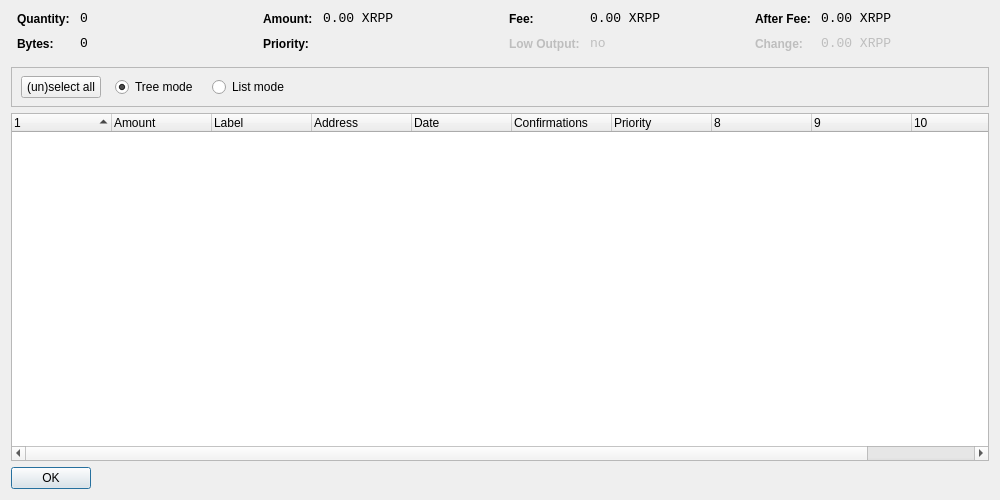
<?xml version="1.0" encoding="UTF-8"?>
<ui version="4.0">
 <class>CoinControlDialog</class>
 <widget class="QDialog" name="CoinControlDialog">
  <property name="geometry">
   <rect>
    <x>0</x>
    <y>0</y>
    <width>1000</width>
    <height>500</height>
   </rect>
  </property>
  <property name="windowTitle">
   <string>Coin Control</string>
  </property>
  <layout class="QVBoxLayout" name="verticalLayout">
   <item>
    <layout class="QHBoxLayout" name="horizontalLayoutTop" stretch="0,0,0,0">
     <property name="topMargin">
      <number>0</number>
     </property>
     <property name="bottomMargin">
      <number>10</number>
     </property>
     <item>
      <layout class="QFormLayout" name="formLayoutCoinControl1">
       <property name="horizontalSpacing">
        <number>10</number>
       </property>
       <property name="verticalSpacing">
        <number>10</number>
       </property>
       <property name="leftMargin">
        <number>6</number>
       </property>
       <property name="rightMargin">
        <number>6</number>
       </property>
       <item row="0" column="0">
        <widget class="QLabel" name="labelCoinControlQuantityText">
         <property name="styleSheet">
          <string notr="true">font-weight:bold;</string>
         </property>
         <property name="text">
          <string>Quantity:</string>
         </property>
        </widget>
       </item>
       <item row="0" column="1">
        <widget class="QLabel" name="labelCoinControlQuantity">
         <property name="font">
          <font>
           <family>Monospace</family>
           <pointsize>10</pointsize>
          </font>
         </property>
         <property name="cursor">
          <cursorShape>IBeamCursor</cursorShape>
         </property>
         <property name="contextMenuPolicy">
          <enum>Qt::ActionsContextMenu</enum>
         </property>
         <property name="text">
          <string notr="true">0</string>
         </property>
         <property name="textInteractionFlags">
          <set>Qt::LinksAccessibleByMouse|Qt::TextSelectableByKeyboard|Qt::TextSelectableByMouse</set>
         </property>
        </widget>
       </item>
       <item row="1" column="0">
        <widget class="QLabel" name="labelCoinControlBytesText">
         <property name="styleSheet">
          <string notr="true">font-weight:bold;</string>
         </property>
         <property name="text">
          <string>Bytes:</string>
         </property>
        </widget>
       </item>
       <item row="1" column="1">
        <widget class="QLabel" name="labelCoinControlBytes">
         <property name="font">
          <font>
           <family>Monospace</family>
           <pointsize>10</pointsize>
          </font>
         </property>
         <property name="cursor">
          <cursorShape>IBeamCursor</cursorShape>
         </property>
         <property name="contextMenuPolicy">
          <enum>Qt::ActionsContextMenu</enum>
         </property>
         <property name="text">
          <string notr="true">0</string>
         </property>
         <property name="textInteractionFlags">
          <set>Qt::LinksAccessibleByMouse|Qt::TextSelectableByKeyboard|Qt::TextSelectableByMouse</set>
         </property>
        </widget>
       </item>
      </layout>
     </item>
     <item>
      <layout class="QFormLayout" name="formLayoutCoinControl2">
       <property name="horizontalSpacing">
        <number>10</number>
       </property>
       <property name="verticalSpacing">
        <number>10</number>
       </property>
       <property name="leftMargin">
        <number>6</number>
       </property>
       <property name="rightMargin">
        <number>6</number>
       </property>
       <item row="0" column="0">
        <widget class="QLabel" name="labelCoinControlAmountText">
         <property name="styleSheet">
          <string notr="true">font-weight:bold;</string>
         </property>
         <property name="text">
          <string>Amount:</string>
         </property>
        </widget>
       </item>
       <item row="0" column="1">
        <widget class="QLabel" name="labelCoinControlAmount">
         <property name="font">
          <font>
           <family>Monospace</family>
           <pointsize>10</pointsize>
          </font>
         </property>
         <property name="cursor">
          <cursorShape>IBeamCursor</cursorShape>
         </property>
         <property name="contextMenuPolicy">
          <enum>Qt::ActionsContextMenu</enum>
         </property>
         <property name="text">
          <string notr="true">0.00 XRPP</string>
         </property>
         <property name="textInteractionFlags">
          <set>Qt::LinksAccessibleByMouse|Qt::TextSelectableByKeyboard|Qt::TextSelectableByMouse</set>
         </property>
        </widget>
       </item>
       <item row="1" column="0">
        <widget class="QLabel" name="labelCoinControlPriorityText">
         <property name="styleSheet">
          <string notr="true">font-weight:bold;</string>
         </property>
         <property name="text">
          <string>Priority:</string>
         </property>
        </widget>
       </item>
       <item row="1" column="1">
        <widget class="QLabel" name="labelCoinControlPriority">
         <property name="font">
          <font>
           <family>Monospace</family>
           <pointsize>10</pointsize>
          </font>
         </property>
         <property name="cursor">
          <cursorShape>IBeamCursor</cursorShape>
         </property>
         <property name="contextMenuPolicy">
          <enum>Qt::ActionsContextMenu</enum>
         </property>
         <property name="text">
          <string/>
         </property>
         <property name="textInteractionFlags">
          <set>Qt::LinksAccessibleByMouse|Qt::TextSelectableByKeyboard|Qt::TextSelectableByMouse</set>
         </property>
        </widget>
       </item>
      </layout>
     </item>
     <item>
      <layout class="QFormLayout" name="formLayoutCoinControl3">
       <property name="horizontalSpacing">
        <number>10</number>
       </property>
       <property name="verticalSpacing">
        <number>10</number>
       </property>
       <property name="leftMargin">
        <number>6</number>
       </property>
       <property name="rightMargin">
        <number>6</number>
       </property>
       <item row="0" column="0">
        <widget class="QLabel" name="labelCoinControlFeeText">
         <property name="styleSheet">
          <string notr="true">font-weight:bold;</string>
         </property>
         <property name="text">
          <string>Fee:</string>
         </property>
        </widget>
       </item>
       <item row="0" column="1">
        <widget class="QLabel" name="labelCoinControlFee">
         <property name="font">
          <font>
           <family>Monospace</family>
           <pointsize>10</pointsize>
          </font>
         </property>
         <property name="cursor">
          <cursorShape>IBeamCursor</cursorShape>
         </property>
         <property name="contextMenuPolicy">
          <enum>Qt::ActionsContextMenu</enum>
         </property>
         <property name="text">
          <string notr="true">0.00 XRPP</string>
         </property>
         <property name="textInteractionFlags">
          <set>Qt::LinksAccessibleByMouse|Qt::TextSelectableByKeyboard|Qt::TextSelectableByMouse</set>
         </property>
        </widget>
       </item>
       <item row="1" column="0">
        <widget class="QLabel" name="labelCoinControlLowOutputText">
         <property name="enabled">
          <bool>false</bool>
         </property>
         <property name="styleSheet">
          <string notr="true">font-weight:bold;</string>
         </property>
         <property name="text">
          <string>Low Output:</string>
         </property>
        </widget>
       </item>
       <item row="1" column="1">
        <widget class="QLabel" name="labelCoinControlLowOutput">
         <property name="enabled">
          <bool>false</bool>
         </property>
         <property name="font">
          <font>
           <family>Monospace</family>
           <pointsize>10</pointsize>
          </font>
         </property>
         <property name="cursor">
          <cursorShape>IBeamCursor</cursorShape>
         </property>
         <property name="contextMenuPolicy">
          <enum>Qt::ActionsContextMenu</enum>
         </property>
         <property name="text">
          <string notr="true">no</string>
         </property>
         <property name="textInteractionFlags">
          <set>Qt::LinksAccessibleByMouse|Qt::TextSelectableByKeyboard|Qt::TextSelectableByMouse</set>
         </property>
        </widget>
       </item>
      </layout>
     </item>
     <item>
      <layout class="QFormLayout" name="formLayoutCoinControl4">
       <property name="horizontalSpacing">
        <number>10</number>
       </property>
       <property name="verticalSpacing">
        <number>10</number>
       </property>
       <property name="leftMargin">
        <number>6</number>
       </property>
       <property name="rightMargin">
        <number>6</number>
       </property>
       <item row="0" column="0">
        <widget class="QLabel" name="labelCoinControlAfterFeeText">
         <property name="styleSheet">
          <string notr="true">font-weight:bold;</string>
         </property>
         <property name="text">
          <string>After Fee:</string>
         </property>
        </widget>
       </item>
       <item row="0" column="1">
        <widget class="QLabel" name="labelCoinControlAfterFee">
         <property name="font">
          <font>
           <family>Monospace</family>
           <pointsize>10</pointsize>
          </font>
         </property>
         <property name="cursor">
          <cursorShape>IBeamCursor</cursorShape>
         </property>
         <property name="contextMenuPolicy">
          <enum>Qt::ActionsContextMenu</enum>
         </property>
         <property name="text">
          <string notr="true">0.00 XRPP</string>
         </property>
         <property name="textInteractionFlags">
          <set>Qt::LinksAccessibleByMouse|Qt::TextSelectableByKeyboard|Qt::TextSelectableByMouse</set>
         </property>
        </widget>
       </item>
       <item row="1" column="0">
        <widget class="QLabel" name="labelCoinControlChangeText">
         <property name="enabled">
          <bool>false</bool>
         </property>
         <property name="styleSheet">
          <string notr="true">font-weight:bold;</string>
         </property>
         <property name="text">
          <string>Change:</string>
         </property>
        </widget>
       </item>
       <item row="1" column="1">
        <widget class="QLabel" name="labelCoinControlChange">
         <property name="enabled">
          <bool>false</bool>
         </property>
         <property name="font">
          <font>
           <family>Monospace</family>
           <pointsize>10</pointsize>
          </font>
         </property>
         <property name="cursor">
          <cursorShape>IBeamCursor</cursorShape>
         </property>
         <property name="contextMenuPolicy">
          <enum>Qt::ActionsContextMenu</enum>
         </property>
         <property name="text">
          <string notr="true">0.00 XRPP</string>
         </property>
         <property name="textInteractionFlags">
          <set>Qt::LinksAccessibleByMouse|Qt::TextSelectableByKeyboard|Qt::TextSelectableByMouse</set>
         </property>
        </widget>
       </item>
      </layout>
     </item>
    </layout>
   </item>
   <item>
    <widget class="QFrame" name="frame">
     <property name="minimumSize">
      <size>
       <width>0</width>
       <height>40</height>
      </size>
     </property>
     <property name="frameShape">
      <enum>QFrame::StyledPanel</enum>
     </property>
     <property name="frameShadow">
      <enum>QFrame::Sunken</enum>
     </property>
     <widget class="QWidget" name="horizontalLayoutWidget">
      <property name="geometry">
       <rect>
        <x>10</x>
        <y>0</y>
        <width>781</width>
        <height>41</height>
       </rect>
      </property>
      <layout class="QHBoxLayout" name="horizontalLayoutPanel" stretch="0,0,0,0,0">
       <property name="spacing">
        <number>14</number>
       </property>
       <item>
        <widget class="QPushButton" name="pushButtonSelectAll">
         <property name="sizePolicy">
          <sizepolicy hsizetype="Maximum" vsizetype="Fixed">
           <horstretch>0</horstretch>
           <verstretch>0</verstretch>
          </sizepolicy>
         </property>
         <property name="text">
          <string>(un)select all</string>
         </property>
        </widget>
       </item>
       <item>
        <widget class="QRadioButton" name="radioTreeMode">
         <property name="sizePolicy">
          <sizepolicy hsizetype="Maximum" vsizetype="Fixed">
           <horstretch>0</horstretch>
           <verstretch>0</verstretch>
          </sizepolicy>
         </property>
         <property name="text">
          <string>Tree mode</string>
         </property>
         <property name="checked">
          <bool>true</bool>
         </property>
        </widget>
       </item>
       <item>
        <widget class="QRadioButton" name="radioListMode">
         <property name="sizePolicy">
          <sizepolicy hsizetype="Maximum" vsizetype="Fixed">
           <horstretch>0</horstretch>
           <verstretch>0</verstretch>
          </sizepolicy>
         </property>
         <property name="text">
          <string>List mode</string>
         </property>
        </widget>
       </item>
       <item>
        <spacer name="horizontalSpacer">
         <property name="orientation">
          <enum>Qt::Horizontal</enum>
         </property>
         <property name="sizeHint" stdset="0">
          <size>
           <width>40</width>
           <height>20</height>
          </size>
         </property>
        </spacer>
       </item>
      </layout>
     </widget>
    </widget>
   </item>
   <item>
    <widget class="CoinControlTreeWidget" name="treeWidget">
     <property name="contextMenuPolicy">
      <enum>Qt::CustomContextMenu</enum>
     </property>
     <property name="sortingEnabled">
      <bool>false</bool>
     </property>
     <property name="columnCount">
      <number>11</number>
     </property>
     <attribute name="headerShowSortIndicator" stdset="0">
      <bool>true</bool>
     </attribute>
     <attribute name="headerStretchLastSection">
      <bool>false</bool>
     </attribute>
     <column>
      <property name="text">
       <string/>
      </property>
     </column>
     <column>
      <property name="text">
       <string>Amount</string>
      </property>
     </column>
     <column>
      <property name="text">
       <string>Label</string>
      </property>
     </column>
     <column>
      <property name="text">
       <string>Address</string>
      </property>
     </column>
     <column>
      <property name="text">
       <string>Date</string>
      </property>
     </column>
     <column>
      <property name="text">
       <string>Confirmations</string>
      </property>
      <property name="toolTip">
       <string>Confirmed</string>
      </property>
     </column>
     <column>
      <property name="text">
       <string>Priority</string>
      </property>
     </column>
     <column>
      <property name="text">
       <string/>
      </property>
     </column>
     <column>
      <property name="text">
       <string/>
      </property>
     </column>
     <column>
      <property name="text">
       <string/>
      </property>
     </column>
     <column>
      <property name="text">
       <string/>
      </property>
     </column>
    </widget>
   </item>
   <item>
    <widget class="QDialogButtonBox" name="buttonBox">
     <property name="sizePolicy">
      <sizepolicy hsizetype="Maximum" vsizetype="Fixed">
       <horstretch>0</horstretch>
       <verstretch>0</verstretch>
      </sizepolicy>
     </property>
     <property name="orientation">
      <enum>Qt::Horizontal</enum>
     </property>
     <property name="standardButtons">
      <set>QDialogButtonBox::Ok</set>
     </property>
    </widget>
   </item>
  </layout>
 </widget>
 <customwidgets>
  <customwidget>
   <class>CoinControlTreeWidget</class>
   <extends>QTreeWidget</extends>
   <header>coincontroltreewidget.h</header>
  </customwidget>
 </customwidgets>
 <resources/>
 <connections/>
</ui>
